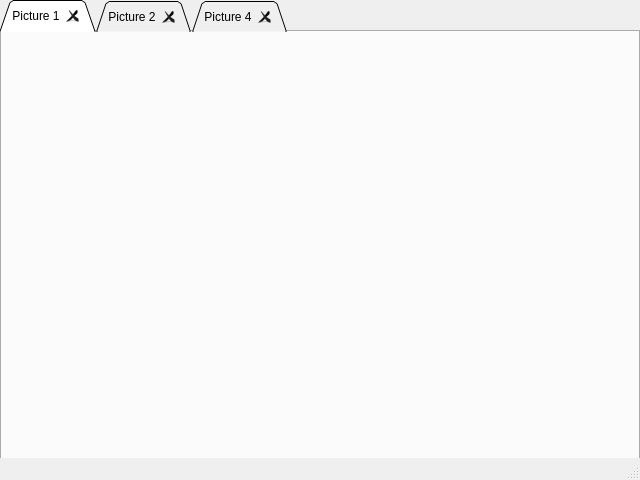
<?xml version="1.0" encoding="UTF-8"?>
<ui version="4.0">
 <class>MainWindow</class>
 <widget class="QMainWindow" name="MainWindow">
  <property name="geometry">
   <rect>
    <x>0</x>
    <y>0</y>
    <width>640</width>
    <height>480</height>
   </rect>
  </property>
  <property name="windowTitle">
   <string>MainWindow</string>
  </property>
  <property name="windowIcon">
   <iconset>
    <normaloff>../icon.ico</normaloff>../icon.ico</iconset>
  </property>
  <property name="iconSize">
   <size>
    <width>100</width>
    <height>100</height>
   </size>
  </property>
  <widget class="QWidget" name="centralwidget">
   <widget class="QTabWidget" name="tabWidget">
    <property name="geometry">
     <rect>
      <x>0</x>
      <y>0</y>
      <width>640</width>
      <height>480</height>
     </rect>
    </property>
    <property name="cursor">
     <cursorShape>WaitCursor</cursorShape>
    </property>
    <property name="tabShape">
     <enum>QTabWidget::Triangular</enum>
    </property>
    <property name="currentIndex">
     <number>0</number>
    </property>
    <property name="documentMode">
     <bool>false</bool>
    </property>
    <property name="tabsClosable">
     <bool>true</bool>
    </property>
    <property name="movable">
     <bool>true</bool>
    </property>
    <widget class="QWidget" name="tab">
     <attribute name="title">
      <string>Picture 1</string>
     </attribute>
     <widget class="QLabel" name="label">
      <property name="geometry">
       <rect>
        <x>10</x>
        <y>10</y>
        <width>620</width>
        <height>410</height>
       </rect>
      </property>
      <property name="text">
       <string/>
      </property>
      <property name="pixmap">
       <pixmap>images/COPY_000.jpg</pixmap>
      </property>
     </widget>
    </widget>
    <widget class="QWidget" name="tab_2">
     <attribute name="title">
      <string>Picture 2</string>
     </attribute>
     <widget class="QLabel" name="label_2">
      <property name="geometry">
       <rect>
        <x>10</x>
        <y>10</y>
        <width>620</width>
        <height>420</height>
       </rect>
      </property>
      <property name="text">
       <string/>
      </property>
      <property name="pixmap">
       <pixmap>images/DRK_ENV_FWK_000.jpg</pixmap>
      </property>
     </widget>
    </widget>
    <widget class="QWidget" name="tab_3">
     <attribute name="title">
      <string>Picture 4</string>
     </attribute>
     <widget class="QLabel" name="label_3">
      <property name="geometry">
       <rect>
        <x>10</x>
        <y>10</y>
        <width>620</width>
        <height>420</height>
       </rect>
      </property>
      <property name="text">
       <string/>
      </property>
      <property name="pixmap">
       <pixmap>images/WIT_ENV_070.jpg</pixmap>
      </property>
     </widget>
    </widget>
   </widget>
  </widget>
  <widget class="QMenuBar" name="menubar">
   <property name="geometry">
    <rect>
     <x>0</x>
     <y>0</y>
     <width>640</width>
     <height>23</height>
    </rect>
   </property>
  </widget>
  <widget class="QStatusBar" name="statusbar"/>
 </widget>
 <resources/>
 <connections/>
</ui>
